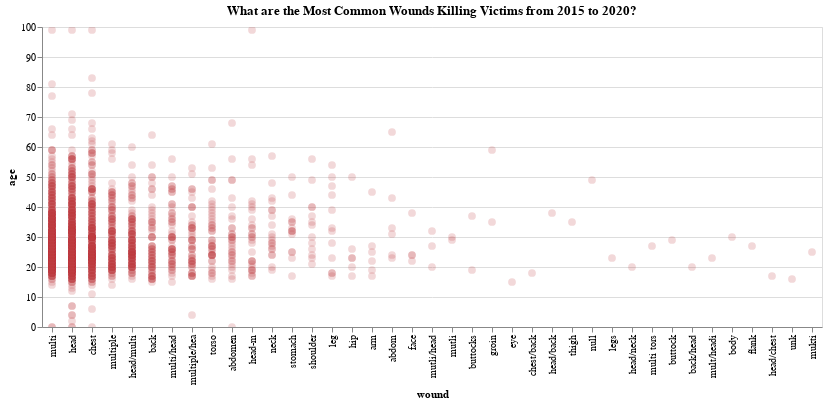

This figure's Vega-Lite source:
### Vega-Lite specification from a JSON file in a GitHub repository (floating-point values rounded to 4 significant figures; data arrays with more than 128 entries replaced by an {"elided": "..."} marker saying what was removed)
{"config": {"view": {"continuousWidth": 400, "continuousHeight": 300}, "mark": {"color": "#bc3c40", "opacity": 0.2}}, "data": {"name": "data-5090d7a7f200fc07c5401fba4dab3e10"}, "mark": {"type": "circle", "size": 60}, "encoding": {"tooltip": [{"type": "quantitative", "field": "age"}, {"type": "nominal", "field": "race"}, {"type": "nominal", "field": "wound"}, {"type": "quantitative", "field": "year"}], "x": {"type": "nominal", "field": "wound", "scale": {"zero": false}, "sort": {"field": "race", "op": "count", "order": "descending"}}, "y": {"type": "quantitative", "field": "age", "scale": {"zero": false}}}, "selection": {"selector007": {"type": "interval", "bind": "scales", "encodings": ["x", "y"]}}, "title": "What are the Most Common Wounds Killing Victims from 2015 to 2020?", "$schema": "https://vega.github.io/schema/vega-lite/v4.8.1.json", "datasets": {"data-5090d7a7f200fc07c5401fba4dab3e10": {"elided": "1690 records"}}}
